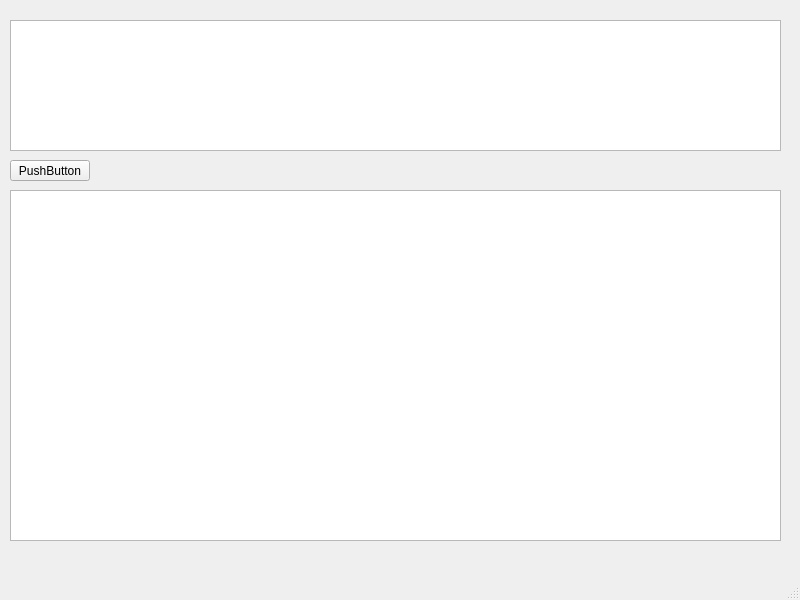
<?xml version="1.0" encoding="UTF-8"?>
<ui version="4.0">
 <class>MainWindow</class>
 <widget class="QMainWindow" name="MainWindow">
  <property name="geometry">
   <rect>
    <x>0</x>
    <y>0</y>
    <width>800</width>
    <height>600</height>
   </rect>
  </property>
  <property name="windowTitle">
   <string>MainWindow</string>
  </property>
  <widget class="QWidget" name="centralwidget">
   <widget class="QPushButton" name="pushButton">
    <property name="geometry">
     <rect>
      <x>10</x>
      <y>160</y>
      <width>80</width>
      <height>21</height>
     </rect>
    </property>
    <property name="text">
     <string>PushButton</string>
    </property>
   </widget>
   <widget class="QTextEdit" name="output">
    <property name="geometry">
     <rect>
      <x>10</x>
      <y>190</y>
      <width>771</width>
      <height>351</height>
     </rect>
    </property>
   </widget>
   <widget class="QTextEdit" name="input">
    <property name="geometry">
     <rect>
      <x>10</x>
      <y>20</y>
      <width>771</width>
      <height>131</height>
     </rect>
    </property>
   </widget>
  </widget>
  <widget class="QMenuBar" name="menubar">
   <property name="geometry">
    <rect>
     <x>0</x>
     <y>0</y>
     <width>800</width>
     <height>22</height>
    </rect>
   </property>
  </widget>
  <widget class="QStatusBar" name="statusbar"/>
 </widget>
 <resources/>
 <connections/>
</ui>
